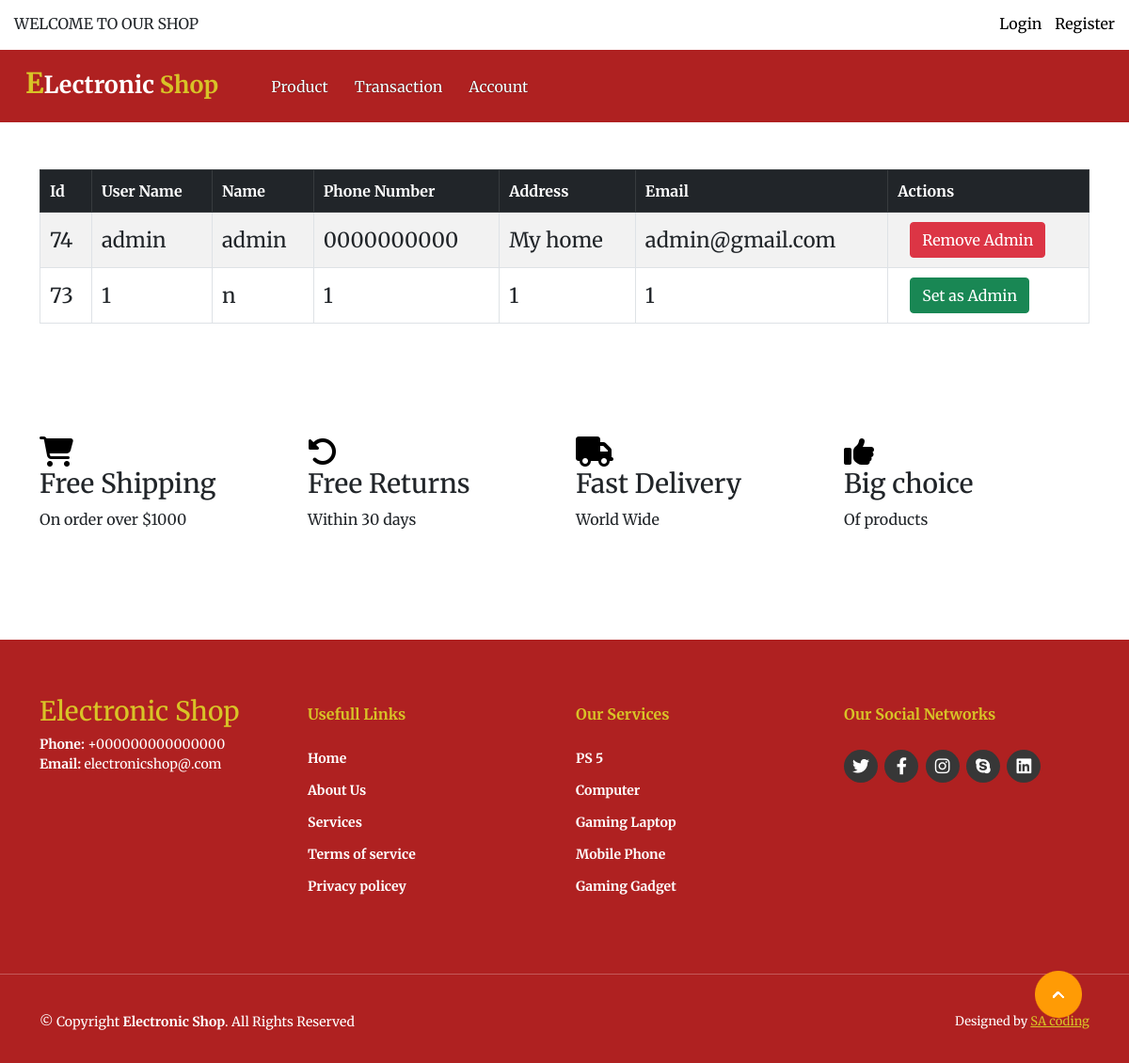
The page /account.php on the database its author committed.
### tables this page shows
CREATE TABLE `user` (
  `id` bigint NOT NULL AUTO_INCREMENT,
  `name` varchar(255) NOT NULL,
  `user_name` varchar(255) NOT NULL,
  `phone_number` varchar(255) NOT NULL,
  `address` varchar(255) NOT NULL,
  `email` varchar(255) NOT NULL,
  `password` varchar(255) NOT NULL,
  `roleid` int NOT NULL,
  PRIMARY KEY (`id`,`roleid`),
  KEY `fk_user_role1_idx` (`roleid`),
  CONSTRAINT `fk_user_role1` FOREIGN KEY (`roleid`) REFERENCES `role` (`id`)
);

### account.php (the view, shortened to what this page needs)
<!DOCTYPE html>
<html lang="en">
<head>
    <link rel="stylesheet" href="style.css">
    <link href="https://cdn.jsdelivr.net/npm/bootstrap@5.0.2/dist/css/bootstrap.min.css" rel="stylesheet"
>
    <link rel="stylesheet" href="https://cdnjs.cloudflare.com/ajax/libs/font-awesome/6.2.0/css/all.min.css">
</head>
<body>
    <div class="fixed-top">
        <div class="top-navbar  bg-white">
            <p>WELCOME TO OUR SHOP</p>
            <div class="icons">
                <a href="login.php"><img src="./images/register.png" alt="" width="18px">Login</a>
                <a href="register.php"><img src="./images/register.png" alt="" width="18px">Register</a>
            </div>
        </div>
        <nav class="navbar navbar-expand-lg" id="navbar">
            <div class="container-fluid">
                <a class="navbar-brand" href="" id="logo"><span id="span1">E</span>Lectronic <span>Shop</span></a>
                <div class="collapse navbar-collapse" id="navbarSupportedContent">
                    <ul class="navbar-nav me-auto mb-2 mb-lg-0">
                        <li class="nav-item">
                            <a class="nav-link" href="http://localhost/projectlaptop/admin.php">Product</a>
                        </li>
                        <li class="nav-item">
                            <a class="nav-link" href="http://localhost/projectlaptop/transaction.php">Transaction</a>
                        </li>
                        <li class="nav-item">
                            <a class="nav-link" href="http://localhost/projectlaptop/account.php">Account</a>
                        </li>
                    </ul>
                </div>
            </div>
        </nav>
    </div>
    <div class="container mt-5">
        <div class="table-responsive">
            <table class="table table-hover table-bordered table-striped" id="sortable-table">
                <thead>
                    <tr class="table-dark">
                        <th data-sort="number">Id</th>
                        <th data-sort="text">User Name</th>
                        <th data-sort="text">Name</th>
                        <th data-sort="text">Phone Number</th>
                        <th data-sort="text">Address</th>
                        <th data-sort="text">Email</th>
                        <th>Actions</th>
                    </tr>
                </thead>
                <tbody>
                    <?php
                    $servername = "localhost";
                    $username = "root";
                    $password = "12345678";
                    $database = "projectlaptop";
                    $connection = new mysqli($servername, $username, $password, $database);
                    $sql = "SELECT id, user_name, name, phone_number, address, email, roleid FROM user ORDER BY roleid DESC";
                    $result = $connection->query($sql);
                    while ($row = $result->fetch_assoc()) {
                        echo "<tr>";
                        echo "<td>" . $row["id"] . "</td>";
                        echo "<td>" . $row["user_name"] . "</td>";
                        echo "<td>" . $row["name"] . "</td>";
                        echo "<td>" . $row["phone_number"] . "</td>";
                        echo "<td>" . $row["address"] . "</td>";
                        echo "<td>" . $row["email"] . "</td>";
                        echo "<td>";
                        if ($row["roleid"] == 1) {
                            echo '<form method="post">';
                            echo '<button type="submit" name="set_admin" class="btn btn-success">Set as Admin</button>';
                            echo '</form>';
                        } elseif ($row["roleid"] == 2) {
                            echo '<form method="post">';
                            echo '<button type="submit" name="remove_admin" class="btn btn-danger">Remove Admin</button>';
                            echo '</form>';
                        }
                        echo "</td>";
                        echo "</tr>";
                    }
                    ?>
                </tbody>
            </table>
        </div>
    </div>
    <div class="container" id="offer">
        <div class="row">
            <div class="col-md-3 py-3 py-md-0">
                <i class="fa-solid fa-cart-shopping"></i>
                <h3>Free Shipping</h3>
                <p>On order over $1000</p>
            </div>
            <div class="col-md-3 py-3 py-md-0">
                <i class="fa-solid fa-rotate-left"></i>
                <h3>Free Returns</h3>
                <p>Within 30 days</p>
            </div>
            <div class="col-md-3 py-3 py-md-0">
                <i class="fa-solid fa-truck"></i>
                <h3>Fast Delivery</h3>
                <p>World Wide</p>
            </div>
            <div class="col-md-3 py-3 py-md-0">
                <i class="fa-solid fa-thumbs-up"></i>
                <h3>Big choice</h3>
                <p>Of products</p>
            </div>
        </div>
    </div>
    <footer id="footer">
        <div class="footer-top">
            <div class="container">
                <div class="row">
                    <div class="col-lg-3 col-md-6 footer-contact">
                        <h3>Electronic Shop</h3>
                        <strong>Phone:</strong> +000000000000000 <br>
                        <strong>Email:</strong> electronicshop@.com <br>
                    </div>
                    <div class="col-lg-3 col-md-6 footer-links">
                        <h4>Usefull Links</h4>
                        <ul>
                            <li><a href="#">Home</a></li>
                            <li><a href="#">About Us</a></li>
                            <li><a href="#">Services</a></li>
                            <li><a href="#">Terms of service</a></li>
                            <li><a href="#">Privacy policey</a></li>
                        </ul>
                    </div>
                    <div class="col-lg-3 col-md-6 footer-links">
                        <h4>Our Services</h4>
                        <ul>
                            <li><a href="#">PS 5</a></li>
                            <li><a href="#">Computer</a></li>
                            <li><a href="#">Gaming Laptop</a></li>
                            <li><a href="#">Mobile Phone</a></li>
                            <li><a href="#">Gaming Gadget</a></li>
                        </ul>
                    </div>
                    <div class="col-lg-3 col-md-6 footer-links">
                        <h4>Our Social Networks</h4>
                        <div class="socail-links mt-3">
                            <a href="#"><i class="fa-brands fa-twitter"></i></a>
                            <a href="#"><i class="fa-brands fa-facebook-f"></i></a>
                            <a href="#"><i class="fa-brands fa-instagram"></i></a>
                            <a href="#"><i class="fa-brands fa-skype"></i></a>
                            <a href="#"><i class="fa-brands fa-linkedin"></i></a>
                        </div>
                    </div>
                </div>
            </div>
        </div>
        <hr>
        <div class="container py-4">
            <div class="copyright">
                &copy; Copyright <strong><span>Electronic Shop</span></strong>. All Rights Reserved
            </div>
            <div class="credits">
                Designed by <a href="#">SA coding</a>
            </div>
        </div>
    </footer>
    <a href="#" class="arrow"><i><img src="./images/arrow.png" alt=""></i></a>
</body>
</html>

### style.css (style rules this page uses)
* { margin: 0; padding: 0; box-sizing: border-box; outline: none; font-family: 'Merriweather', serif; }
.top-navbar { display: flex; justify-content: space-between; }
.top-navbar p { margin-top: 13px; margin-left: 15px; }
.top-navbar .icons { margin-top: 13px; margin-right: 15px; }
.top-navbar a { text-decoration: none; color: black; margin-left: 10px; }
#navbar { background-color: #AF2121; }
#logo { margin-left: 15px; color: white; font-size: 25px; font-weight: bold; margin-bottom: 6px; }
#logo span { color: #D8C327; }
#logo #span1 { font-size: 30px; }
.navbar-nav { margin-left: 20px; }
.nav-item { margin-left: 10px; }
.nav-item .nav-link { color: white; margin-left: 2px; text-shadow: 0px 0px 1px black; transition: 0.5s ease; }
.btn { margin-left: 13px; }
#offer { margin-top: 100px; }
#offer i { font-size: 32px; color: black; }
#footer { padding: 0 0 30px 0px; color: white; font-size: 14px; background-color: #AF2121; margin-top: 100px; }
#footer .footer-top { padding: 60px 0 30px 0; width: 100%; background-color: #AF2121; color: white; }
#footer .footer-top .footer-contact { margin-bottom: 30px; }
#footer .footer-top .footer-contact h3 { color: #D8C327; }
#footer .footer-top h4 { font-size: 16px; font-weight: bold; position: relative; padding-bottom: 12px; }
#footer .footer-top .footer-links { margin-bottom: 30px; margin-top: 10px; }
#footer .footer-top .footer-links h4 { color: #D8C327; }
#footer .footer-top .footer-links ul { list-style: none; padding: 0; margin: 0; }
#footer .footer-top .footer-links ul li { padding: 10px 0; display: flex; align-items: center; }
#footer .footer-top .footer-links ul li a { text-decoration: none; color: white; display: inline-block; line-height: 1; font-weight: bold; transition: 0.5s ease; }
#footer .footer-top .socail-links a { font-size: 18px; display: inline-block; text-decoration: none; background-color: #373737; color: white; line-height: 1; padding: 8px 0; margin-right: 4px; border-radius: 50%; text-align: center; width: 36px; transition: 0.5s ease; }
#footer .copyright { text-align: center; float: left; }
#footer .credits { float: right; text-align: center; font-size: 13px; }
#footer .credits a { color: #D8C327; }
html { scroll-behavior: smooth; }
.arrow { position: fixed; width: 50px; height: 50px; bottom: 50px; right: 50px; text-decoration: none; text-align: center; line-height: 50px; }
#sortable-table { width: 100%; border-collapse: collapse; margin-bottom: 20px; }
#sortable-table th, #sortable-table td { padding: 10px; text-align: left; vertical-align: middle; }
#sortable-table td { font-size: 22px; }

### account.php (style rules this page uses)
body { margin-top: 180px; }
.fixed-top { height: 56px; background-color: #f8f9fa; }

### rows shown on the page
user: id "74", user_name "admin", name "admin", phone_number "0000000000", address "My home", email "admin@gmail.com"
user: id "73", user_name "1", name "n", phone_number "1", address "1", email "1"
